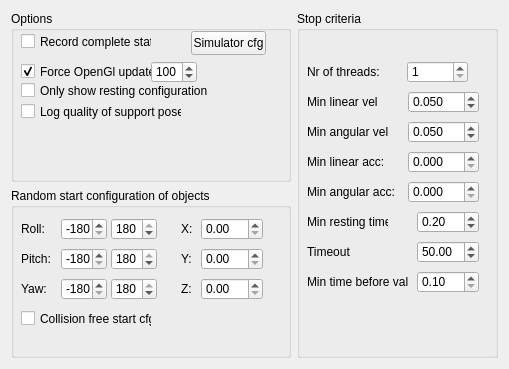
     <widget class="QWidget" name="tab_2">
      <attribute name="title">
       <string>Advanced</string>
      </attribute>
      <layout class="QVBoxLayout" name="verticalLayout_6">
       <item>
        <layout class="QHBoxLayout" name="horizontalLayout">
         <item>
          <layout class="QVBoxLayout" name="verticalLayout">
           <item>
            <widget class="QGroupBox" name="groupBox_4">
             <property name="minimumSize">
              <size>
               <width>280</width>
               <height>171</height>
              </size>
             </property>
             <property name="title">
              <string>Options</string>
             </property>
             <widget class="QSpinBox" name="_updateRateSpin">
              <property name="geometry">
               <rect>
                <x>140</x>
                <y>50</y>
                <width>46</width>
                <height>22</height>
               </rect>
              </property>
              <property name="minimum">
               <number>10</number>
              </property>
              <property name="maximum">
               <number>10000</number>
              </property>
              <property name="value">
               <number>100</number>
              </property>
             </widget>
             <widget class="QCheckBox" name="_forceUpdateCheck">
              <property name="geometry">
               <rect>
                <x>10</x>
                <y>50</y>
                <width>131</width>
                <height>21</height>
               </rect>
              </property>
              <property name="toolTip">
               <string>&lt;html&gt;&lt;head&gt;&lt;meta name=&quot;qrichtext&quot; content=&quot;1&quot; /&gt;&lt;style type=&quot;text/css&quot;&gt;
p, li { white-space: pre-wrap; }
&lt;/style&gt;&lt;/head&gt;&lt;body style=&quot; font-family:'MS Shell Dlg 2'; font-size:8.25pt; font-weight:400; font-style:normal;&quot;&gt;
&lt;p style=&quot; margin-top:0px; margin-bottom:0px; margin-left:0px; margin-right:0px; -qt-block-indent:0; text-indent:0px;&quot;&gt;Forces RobWorkStudio to draw the simulated screen at the specified intervals.&lt;/p&gt;&lt;/body&gt;&lt;/html&gt;</string>
              </property>
              <property name="text">
               <string>Force OpenGl update</string>
              </property>
              <property name="checked">
               <bool>true</bool>
              </property>
             </widget>
             <widget class="QPushButton" name="_simulatorBtn">
              <property name="geometry">
               <rect>
                <x>180</x>
                <y>20</y>
                <width>75</width>
                <height>24</height>
               </rect>
              </property>
              <property name="text">
               <string>Simulator cfg</string>
              </property>
             </widget>
             <widget class="QCheckBox" name="checkBox">
              <property name="geometry">
               <rect>
                <x>10</x>
                <y>20</y>
                <width>131</width>
                <height>21</height>
               </rect>
              </property>
              <property name="toolTip">
               <string>&lt;html&gt;&lt;head&gt;&lt;meta name=&quot;qrichtext&quot; content=&quot;1&quot; /&gt;&lt;style type=&quot;text/css&quot;&gt;
p, li { white-space: pre-wrap; }
&lt;/style&gt;&lt;/head&gt;&lt;body style=&quot; font-family:'MS Shell Dlg 2'; font-size:8.25pt; font-weight:400; font-style:normal;&quot;&gt;
&lt;p style=&quot; margin-top:0px; margin-bottom:0px; margin-left:0px; margin-right:0px; -qt-block-indent:0; text-indent:0px;&quot;&gt;Records not only the end state but also the intermidiate states such that it is possible to playback all simulations afterwards.&lt;/p&gt;&lt;/body&gt;&lt;/html&gt;</string>
              </property>
              <property name="text">
               <string>Record complete state</string>
              </property>
             </widget>
             <widget class="QCheckBox" name="checkBox_2">
              <property name="geometry">
               <rect>
                <x>10</x>
                <y>90</y>
                <width>161</width>
                <height>21</height>
               </rect>
              </property>
              <property name="toolTip">
               <string>&lt;html&gt;&lt;head&gt;&lt;meta name=&quot;qrichtext&quot; content=&quot;1&quot; /&gt;&lt;style type=&quot;text/css&quot;&gt;
p, li { white-space: pre-wrap; }
&lt;/style&gt;&lt;/head&gt;&lt;body style=&quot; font-family:'MS Shell Dlg 2'; font-size:8.25pt; font-weight:400; font-style:normal;&quot;&gt;
&lt;p style=&quot; margin-top:0px; margin-bottom:0px; margin-left:0px; margin-right:0px; -qt-block-indent:0; text-indent:0px; font-size:8pt;&quot;&gt;The quality of the support pose is based on a 6D wrench space calculation of the supporting &quot;grasp&quot;.&lt;/p&gt;&lt;/body&gt;&lt;/html&gt;</string>
              </property>
              <property name="text">
               <string>Log quality of support pose</string>
              </property>
             </widget>
             <widget class="QCheckBox" name="_onlyShowRestBox">
              <property name="geometry">
               <rect>
                <x>10</x>
                <y>70</y>
                <width>191</width>
                <height>19</height>
               </rect>
              </property>
              <property name="text">
               <string>Only show resting configuration</string>
              </property>
             </widget>
            </widget>
           </item>
           <item>
            <widget class="QGroupBox" name="groupBox_5">
             <property name="minimumSize">
              <size>
               <width>280</width>
               <height>170</height>
              </size>
             </property>
             <property name="title">
              <string>Random start configuration of objects</string>
             </property>
             <widget class="QLabel" name="label_5">
              <property name="geometry">
               <rect>
                <x>10</x>
                <y>30</y>
                <width>31</width>
                <height>21</height>
               </rect>
              </property>
              <property name="text">
               <string>Roll:</string>
              </property>
             </widget>
             <widget class="QSpinBox" name="_lowRollSpin">
              <property name="geometry">
               <rect>
                <x>50</x>
                <y>30</y>
                <width>46</width>
                <height>22</height>
               </rect>
              </property>
              <property name="minimum">
               <number>-180</number>
              </property>
              <property name="maximum">
               <number>180</number>
              </property>
              <property name="value">
               <number>-180</number>
              </property>
             </widget>
             <widget class="QSpinBox" name="_highRollSpin">
              <property name="geometry">
               <rect>
                <x>100</x>
                <y>30</y>
                <width>46</width>
                <height>22</height>
               </rect>
              </property>
              <property name="minimum">
               <number>-180</number>
              </property>
              <property name="maximum">
               <number>180</number>
              </property>
              <property name="value">
               <number>180</number>
              </property>
             </widget>
             <widget class="QSpinBox" name="_highPitchSpin">
              <property name="geometry">
               <rect>
                <x>100</x>
                <y>60</y>
                <width>46</width>
                <height>22</height>
               </rect>
              </property>
              <property name="minimum">
               <number>-180</number>
              </property>
              <property name="maximum">
               <number>180</number>
              </property>
              <property name="value">
               <number>180</number>
              </property>
             </widget>
             <widget class="QSpinBox" name="_lowPitchSpin">
              <property name="geometry">
               <rect>
                <x>50</x>
                <y>60</y>
                <width>46</width>
                <height>22</height>
               </rect>
              </property>
              <property name="minimum">
               <number>-180</number>
              </property>
              <property name="maximum">
               <number>180</number>
              </property>
              <property name="value">
               <number>-180</number>
              </property>
             </widget>
             <widget class="QSpinBox" name="_lowYawSpin">
              <property name="geometry">
               <rect>
                <x>50</x>
                <y>90</y>
                <width>46</width>
                <height>22</height>
               </rect>
              </property>
              <property name="minimum">
               <number>-180</number>
              </property>
              <property name="maximum">
               <number>180</number>
              </property>
              <property name="value">
               <number>-180</number>
              </property>
             </widget>
             <widget class="QSpinBox" name="_highYawSpin">
              <property name="geometry">
               <rect>
                <x>100</x>
                <y>90</y>
                <width>46</width>
                <height>22</height>
               </rect>
              </property>
              <property name="minimum">
               <number>-180</number>
              </property>
              <property name="maximum">
               <number>180</number>
              </property>
              <property name="value">
               <number>180</number>
              </property>
             </widget>
             <widget class="QLabel" name="label_6">
              <property name="geometry">
               <rect>
                <x>10</x>
                <y>60</y>
                <width>46</width>
                <height>21</height>
               </rect>
              </property>
              <property name="text">
               <string>Pitch:</string>
              </property>
             </widget>
             <widget class="QLabel" name="label_7">
              <property name="geometry">
               <rect>
                <x>10</x>
                <y>90</y>
                <width>46</width>
                <height>21</height>
               </rect>
              </property>
              <property name="text">
               <string>Yaw:</string>
              </property>
             </widget>
             <widget class="QLabel" name="label_8">
              <property name="geometry">
               <rect>
                <x>170</x>
                <y>30</y>
                <width>16</width>
                <height>21</height>
               </rect>
              </property>
              <property name="text">
               <string>X:</string>
              </property>
             </widget>
             <widget class="QLabel" name="label_9">
              <property name="geometry">
               <rect>
                <x>170</x>
                <y>60</y>
                <width>16</width>
                <height>21</height>
               </rect>
              </property>
              <property name="text">
               <string>Y:</string>
              </property>
             </widget>
             <widget class="QLabel" name="label_10">
              <property name="geometry">
               <rect>
                <x>170</x>
                <y>90</y>
                <width>16</width>
                <height>21</height>
               </rect>
              </property>
              <property name="text">
               <string>Z:</string>
              </property>
             </widget>
             <widget class="QDoubleSpinBox" name="doubleSpinBox">
              <property name="geometry">
               <rect>
                <x>190</x>
                <y>30</y>
                <width>62</width>
                <height>22</height>
               </rect>
              </property>
             </widget>
             <widget class="QDoubleSpinBox" name="doubleSpinBox_2">
              <property name="geometry">
               <rect>
                <x>190</x>
                <y>60</y>
                <width>62</width>
                <height>22</height>
               </rect>
              </property>
             </widget>
             <widget class="QDoubleSpinBox" name="doubleSpinBox_3">
              <property name="geometry">
               <rect>
                <x>190</x>
                <y>90</y>
                <width>62</width>
                <height>22</height>
               </rect>
              </property>
             </widget>
             <widget class="QCheckBox" name="_colFreeStart">
              <property name="geometry">
               <rect>
                <x>10</x>
                <y>120</y>
                <width>131</width>
                <height>21</height>
               </rect>
              </property>
              <property name="text">
               <string>Collision free start cfg.</string>
              </property>
             </widget>
            </widget>
           </item>
          </layout>
         </item>
         <item>
          <widget class="QGroupBox" name="groupBox_2">
           <property name="minimumSize">
            <size>
             <width>201</width>
             <height>0</height>
            </size>
           </property>
           <property name="title">
            <string>Stop criteria</string>
           </property>
           <widget class="QSpinBox" name="_nrOfThreadsSpin">
            <property name="geometry">
             <rect>
              <x>110</x>
              <y>50</y>
              <width>61</width>
              <height>22</height>
             </rect>
            </property>
            <property name="toolTip">
             <string>&lt;!DOCTYPE HTML PUBLIC &quot;-//W3C//DTD HTML 4.0//EN&quot; &quot;http://www.w3.org/TR/REC-html40/strict.dtd&quot;&gt;
&lt;html&gt;&lt;head&gt;&lt;meta name=&quot;qrichtext&quot; content=&quot;1&quot; /&gt;&lt;style type=&quot;text/css&quot;&gt;
p, li { white-space: pre-wrap; }
&lt;/style&gt;&lt;/head&gt;&lt;body style=&quot; font-family:'MS Shell Dlg 2'; font-size:8.25pt; font-weight:400; font-style:normal;&quot;&gt;
&lt;p style=&quot; margin-top:0px; margin-bottom:0px; margin-left:0px; margin-right:0px; -qt-block-indent:0; text-indent:0px; font-size:8pt;&quot;&gt;The nr of simulations that will&lt;/p&gt;
&lt;p style=&quot; margin-top:0px; margin-bottom:0px; margin-left:0px; margin-right:0px; -qt-block-indent:0; text-indent:0px; font-size:8pt;&quot;&gt; be performed in parallel. &lt;/p&gt;
&lt;p style=&quot; margin-top:0px; margin-bottom:0px; margin-left:0px; margin-right:0px; -qt-block-indent:0; text-indent:0px; font-size:8pt;&quot;&gt;Should not exeed the nr of &lt;/p&gt;
&lt;p style=&quot; margin-top:0px; margin-bottom:0px; margin-left:0px; margin-right:0px; -qt-block-indent:0; text-indent:0px; font-size:8pt;&quot;&gt;processors on the current PC.&lt;/p&gt;&lt;/body&gt;&lt;/html&gt;</string>
            </property>
            <property name="minimum">
             <number>1</number>
            </property>
           </widget>
           <widget class="QLabel" name="label_4">
            <property name="geometry">
             <rect>
              <x>10</x>
              <y>50</y>
              <width>118</width>
              <height>21</height>
             </rect>
            </property>
            <property name="text">
             <string>Nr of threads:</string>
            </property>
           </widget>
           <widget class="QDoubleSpinBox" name="_linVelSpin">
            <property name="geometry">
             <rect>
              <x>111</x>
              <y>80</y>
              <width>71</width>
              <height>22</height>
             </rect>
            </property>
            <property name="toolTip">
             <string>Objects must have an linear 
velocity below this value, before
it is considered to be 
resting.</string>
            </property>
            <property name="decimals">
             <number>3</number>
            </property>
            <property name="minimum">
             <double>0.001000000000000</double>
            </property>
            <property name="maximum">
             <double>1.000000000000000</double>
            </property>
            <property name="singleStep">
             <double>0.010000000000000</double>
            </property>
            <property name="value">
             <double>0.050000000000000</double>
            </property>
           </widget>
           <widget class="QLabel" name="label_11">
            <property name="geometry">
             <rect>
              <x>10</x>
              <y>80</y>
              <width>71</width>
              <height>21</height>
             </rect>
            </property>
            <property name="text">
             <string>Min linear vel:</string>
            </property>
           </widget>
           <widget class="QLabel" name="label_12">
            <property name="geometry">
             <rect>
              <x>10</x>
              <y>110</y>
              <width>81</width>
              <height>21</height>
             </rect>
            </property>
            <property name="text">
             <string>Min angular vel:</string>
            </property>
           </widget>
           <widget class="QDoubleSpinBox" name="_angVelSpin">
            <property name="geometry">
             <rect>
              <x>111</x>
              <y>110</y>
              <width>71</width>
              <height>22</height>
             </rect>
            </property>
            <property name="toolTip">
             <string>Objects must have an angular 
velocity below this value, before
it is considered to be 
resting.</string>
            </property>
            <property name="decimals">
             <number>3</number>
            </property>
            <property name="minimum">
             <double>0.001000000000000</double>
            </property>
            <property name="maximum">
             <double>1.000000000000000</double>
            </property>
            <property name="singleStep">
             <double>0.010000000000000</double>
            </property>
            <property name="value">
             <double>0.050000000000000</double>
            </property>
           </widget>
           <widget class="QLabel" name="label_13">
            <property name="geometry">
             <rect>
              <x>10</x>
              <y>140</y>
              <width>81</width>
              <height>21</height>
             </rect>
            </property>
            <property name="text">
             <string>Min linear acc:</string>
            </property>
           </widget>
           <widget class="QLabel" name="label_14">
            <property name="geometry">
             <rect>
              <x>10</x>
              <y>170</y>
              <width>91</width>
              <height>21</height>
             </rect>
            </property>
            <property name="text">
             <string>Min angular acc:</string>
            </property>
           </widget>
           <widget class="QDoubleSpinBox" name="_linAccSpin">
            <property name="geometry">
             <rect>
              <x>111</x>
              <y>140</y>
              <width>71</width>
              <height>22</height>
             </rect>
            </property>
            <property name="decimals">
             <number>3</number>
            </property>
            <property name="minimum">
             <double>0.000000000000000</double>
            </property>
            <property name="maximum">
             <double>1.000000000000000</double>
            </property>
            <property name="singleStep">
             <double>0.000001000000000</double>
            </property>
            <property name="value">
             <double>0.000000000000000</double>
            </property>
           </widget>
           <widget class="QDoubleSpinBox" name="_angAccSpin">
            <property name="geometry">
             <rect>
              <x>111</x>
              <y>170</y>
              <width>71</width>
              <height>22</height>
             </rect>
            </property>
            <property name="decimals">
             <number>3</number>
            </property>
            <property name="minimum">
             <double>0.000000000000000</double>
            </property>
            <property name="maximum">
             <double>1.000000000000000</double>
            </property>
            <property name="singleStep">
             <double>0.000001000000000</double>
            </property>
            <property name="value">
             <double>0.000000000000000</double>
            </property>
           </widget>
           <widget class="QDoubleSpinBox" name="_minRestTimeSpin">
            <property name="geometry">
             <rect>
              <x>120</x>
              <y>200</y>
              <width>62</width>
              <height>22</height>
             </rect>
            </property>
            <property name="toolTip">
             <string>&lt;!DOCTYPE HTML PUBLIC &quot;-//W3C//DTD HTML 4.0//EN&quot; &quot;http://www.w3.org/TR/REC-html40/strict.dtd&quot;&gt;
&lt;html&gt;&lt;head&gt;&lt;meta name=&quot;qrichtext&quot; content=&quot;1&quot; /&gt;&lt;style type=&quot;text/css&quot;&gt;
p, li { white-space: pre-wrap; }
&lt;/style&gt;&lt;/head&gt;&lt;body style=&quot; font-family:'MS Shell Dlg 2'; font-size:8.25pt; font-weight:400; font-style:normal;&quot;&gt;
&lt;p style=&quot; margin-top:0px; margin-bottom:0px; margin-left:0px; margin-right:0px; -qt-block-indent:0; text-indent:0px; font-size:8pt;&quot;&gt; The minimum of time that the &lt;/p&gt;
&lt;p style=&quot; margin-top:0px; margin-bottom:0px; margin-left:0px; margin-right:0px; -qt-block-indent:0; text-indent:0px; font-size:8pt;&quot;&gt;other stop criterias must be &lt;/p&gt;
&lt;p style=&quot; margin-top:0px; margin-bottom:0px; margin-left:0px; margin-right:0px; -qt-block-indent:0; text-indent:0px; font-size:8pt;&quot;&gt;true before this stop criteria &lt;/p&gt;
&lt;p style=&quot; margin-top:0px; margin-bottom:0px; margin-left:0px; margin-right:0px; -qt-block-indent:0; text-indent:0px; font-size:8pt;&quot;&gt;becomes true.&lt;/p&gt;
&lt;p style=&quot; margin-top:0px; margin-bottom:0px; margin-left:0px; margin-right:0px; -qt-block-indent:0; text-indent:0px; font-size:8pt;&quot;&gt; Time is in seconds&lt;/p&gt;
&lt;p style=&quot; margin-top:0px; margin-bottom:0px; margin-left:0px; margin-right:0px; -qt-block-indent:0; text-indent:0px; font-size:8pt;&quot;&gt; &lt;/p&gt;&lt;/body&gt;&lt;/html&gt;</string>
            </property>
            <property name="singleStep">
             <double>0.010000000000000</double>
            </property>
            <property name="value">
             <double>0.200000000000000</double>
            </property>
           </widget>
           <widget class="QLabel" name="label_15">
            <property name="geometry">
             <rect>
              <x>10</x>
              <y>200</y>
              <width>81</width>
              <height>21</height>
             </rect>
            </property>
            <property name="text">
             <string>Min resting time:</string>
            </property>
           </widget>
           <widget class="QDoubleSpinBox" name="_maxRunningTimeSpin">
            <property name="geometry">
             <rect>
              <x>120</x>
              <y>230</y>
              <width>62</width>
              <height>22</height>
             </rect>
            </property>
            <property name="toolTip">
             <string>&lt;!DOCTYPE HTML PUBLIC &quot;-//W3C//DTD HTML 4.0//EN&quot; &quot;http://www.w3.org/TR/REC-html40/strict.dtd&quot;&gt;
&lt;html&gt;&lt;head&gt;&lt;meta name=&quot;qrichtext&quot; content=&quot;1&quot; /&gt;&lt;style type=&quot;text/css&quot;&gt;
p, li { white-space: pre-wrap; }
&lt;/style&gt;&lt;/head&gt;&lt;body style=&quot; font-family:'MS Shell Dlg 2'; font-size:8.25pt; font-weight:400; font-style:normal;&quot;&gt;
&lt;p style=&quot; margin-top:0px; margin-bottom:0px; margin-left:0px; margin-right:0px; -qt-block-indent:0; text-indent:0px; font-size:8pt;&quot;&gt;The maximum running time &lt;/p&gt;
&lt;p style=&quot; margin-top:0px; margin-bottom:0px; margin-left:0px; margin-right:0px; -qt-block-indent:0; text-indent:0px; font-size:8pt;&quot;&gt;allowed. If this time is exceeded &lt;/p&gt;
&lt;p style=&quot; margin-top:0px; margin-bottom:0px; margin-left:0px; margin-right:0px; -qt-block-indent:0; text-indent:0px; font-size:8pt;&quot;&gt;the one test will not be saved.&lt;/p&gt;&lt;/body&gt;&lt;/html&gt;</string>
            </property>
            <property name="maximum">
             <double>999.990000000000009</double>
            </property>
            <property name="value">
             <double>50.000000000000000</double>
            </property>
           </widget>
           <widget class="QLabel" name="label_16">
            <property name="geometry">
             <rect>
              <x>10</x>
              <y>230</y>
              <width>91</width>
              <height>21</height>
             </rect>
            </property>
            <property name="text">
             <string>Timeout</string>
            </property>
           </widget>
           <widget class="QDoubleSpinBox" name="_minTimeValidSpin">
            <property name="geometry">
             <rect>
              <x>120</x>
              <y>260</y>
              <width>62</width>
              <height>22</height>
             </rect>
            </property>
            <property name="toolTip">
             <string>The minimum time that the simulation 
has too run before the other stop 
criterias are evaluated.</string>
            </property>
            <property name="minimum">
             <double>0.100000000000000</double>
            </property>
           </widget>
           <widget class="QLabel" name="label_17">
            <property name="geometry">
             <rect>
              <x>10</x>
              <y>260</y>
              <width>101</width>
              <height>21</height>
             </rect>
            </property>
            <property name="text">
             <string>Min time before valid</string>
            </property>
           </widget>
          </widget>
         </item>
        </layout>
       </item>
      </layout>
     </widget>
